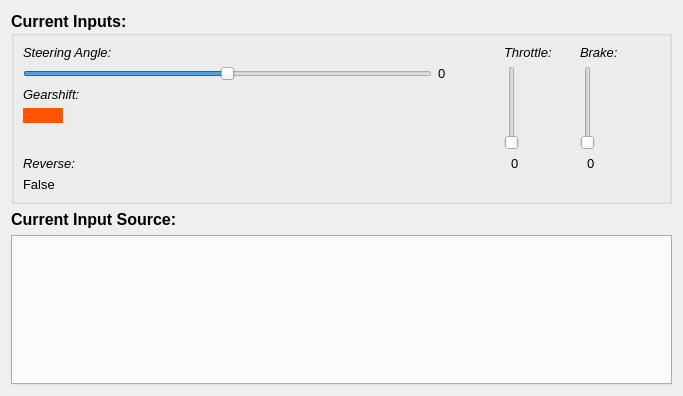
<?xml version="1.0" encoding="UTF-8"?>
<ui version="4.0">
 <class>Form</class>
 <widget class="QWidget" name="Form">
  <property name="geometry">
   <rect>
    <x>0</x>
    <y>0</y>
    <width>683</width>
    <height>396</height>
   </rect>
  </property>
  <property name="windowTitle">
   <string>Form</string>
  </property>
  <layout class="QGridLayout" name="gridLayout_2">
   <item row="0" column="0">
    <layout class="QGridLayout" name="gridLayout">
     <item row="11" column="1">
      <widget class="QLabel" name="lblSource">
       <property name="font">
        <font>
         <pointsize>12</pointsize>
         <weight>75</weight>
         <italic>true</italic>
         <bold>true</bold>
        </font>
       </property>
       <property name="styleSheet">
        <string notr="true">color: rgb(38, 255, 35);</string>
       </property>
       <property name="text">
        <string/>
       </property>
       <property name="alignment">
        <set>Qt::AlignCenter</set>
       </property>
      </widget>
     </item>
     <item row="12" column="0" colspan="3">
      <widget class="QTabWidget" name="tabInputs">
       <property name="styleSheet">
        <string notr="true"/>
       </property>
       <property name="currentIndex">
        <number>-1</number>
       </property>
      </widget>
     </item>
     <item row="11" column="0">
      <widget class="QLabel" name="lblSourcetitle">
       <property name="sizePolicy">
        <sizepolicy hsizetype="Fixed" vsizetype="Preferred">
         <horstretch>0</horstretch>
         <verstretch>0</verstretch>
        </sizepolicy>
       </property>
       <property name="font">
        <font>
         <pointsize>12</pointsize>
         <weight>75</weight>
         <bold>true</bold>
        </font>
       </property>
       <property name="text">
        <string>Current Input Source:</string>
       </property>
      </widget>
     </item>
     <item row="2" column="0" colspan="3">
      <widget class="QGroupBox" name="groupBox">
       <property name="sizePolicy">
        <sizepolicy hsizetype="Expanding" vsizetype="Preferred">
         <horstretch>0</horstretch>
         <verstretch>0</verstretch>
        </sizepolicy>
       </property>
       <property name="font">
        <font>
         <pointsize>12</pointsize>
         <weight>75</weight>
         <bold>true</bold>
        </font>
       </property>
       <property name="title">
        <string>Current Inputs:</string>
       </property>
       <property name="alignment">
        <set>Qt::AlignLeading|Qt::AlignLeft|Qt::AlignTop</set>
       </property>
       <layout class="QGridLayout" name="gridLayout_3">
        <item row="1" column="1">
         <widget class="QLabel" name="lblSteering">
          <property name="sizePolicy">
           <sizepolicy hsizetype="Fixed" vsizetype="Fixed">
            <horstretch>0</horstretch>
            <verstretch>0</verstretch>
           </sizepolicy>
          </property>
          <property name="minimumSize">
           <size>
            <width>60</width>
            <height>0</height>
           </size>
          </property>
          <property name="font">
           <font>
            <pointsize>10</pointsize>
            <weight>50</weight>
            <bold>false</bold>
           </font>
          </property>
          <property name="text">
           <string>0</string>
          </property>
          <property name="alignment">
           <set>Qt::AlignLeading|Qt::AlignLeft|Qt::AlignVCenter</set>
          </property>
         </widget>
        </item>
        <item row="1" column="2" rowspan="4">
         <widget class="QSlider" name="sliderThrottle">
          <property name="enabled">
           <bool>true</bool>
          </property>
          <property name="sizePolicy">
           <sizepolicy hsizetype="Fixed" vsizetype="Fixed">
            <horstretch>0</horstretch>
            <verstretch>0</verstretch>
           </sizepolicy>
          </property>
          <property name="minimum">
           <number>0</number>
          </property>
          <property name="maximum">
           <number>100</number>
          </property>
          <property name="value">
           <number>0</number>
          </property>
          <property name="sliderPosition">
           <number>0</number>
          </property>
          <property name="orientation">
           <enum>Qt::Vertical</enum>
          </property>
          <property name="invertedAppearance">
           <bool>false</bool>
          </property>
         </widget>
        </item>
        <item row="0" column="0">
         <widget class="QLabel" name="lblSteeringtitle">
          <property name="sizePolicy">
           <sizepolicy hsizetype="Fixed" vsizetype="Fixed">
            <horstretch>0</horstretch>
            <verstretch>0</verstretch>
           </sizepolicy>
          </property>
          <property name="font">
           <font>
            <pointsize>10</pointsize>
            <weight>50</weight>
            <italic>true</italic>
            <bold>false</bold>
           </font>
          </property>
          <property name="text">
           <string>Steering Angle:</string>
          </property>
         </widget>
        </item>
        <item row="1" column="3" rowspan="4">
         <widget class="QSlider" name="sliderBrake">
          <property name="enabled">
           <bool>true</bool>
          </property>
          <property name="sizePolicy">
           <sizepolicy hsizetype="Fixed" vsizetype="Fixed">
            <horstretch>0</horstretch>
            <verstretch>0</verstretch>
           </sizepolicy>
          </property>
          <property name="minimum">
           <number>0</number>
          </property>
          <property name="maximum">
           <number>100</number>
          </property>
          <property name="value">
           <number>0</number>
          </property>
          <property name="sliderPosition">
           <number>0</number>
          </property>
          <property name="tracking">
           <bool>false</bool>
          </property>
          <property name="orientation">
           <enum>Qt::Vertical</enum>
          </property>
         </widget>
        </item>
        <item row="5" column="2">
         <widget class="QLabel" name="lblThrottle">
          <property name="sizePolicy">
           <sizepolicy hsizetype="Fixed" vsizetype="Preferred">
            <horstretch>0</horstretch>
            <verstretch>0</verstretch>
           </sizepolicy>
          </property>
          <property name="minimumSize">
           <size>
            <width>60</width>
            <height>0</height>
           </size>
          </property>
          <property name="font">
           <font>
            <pointsize>10</pointsize>
            <weight>50</weight>
            <bold>false</bold>
           </font>
          </property>
          <property name="text">
           <string>  0</string>
          </property>
          <property name="alignment">
           <set>Qt::AlignLeading|Qt::AlignLeft|Qt::AlignVCenter</set>
          </property>
         </widget>
        </item>
        <item row="5" column="3">
         <widget class="QLabel" name="lblGear">
          <property name="sizePolicy">
           <sizepolicy hsizetype="Fixed" vsizetype="Preferred">
            <horstretch>0</horstretch>
            <verstretch>0</verstretch>
           </sizepolicy>
          </property>
          <property name="minimumSize">
           <size>
            <width>60</width>
            <height>0</height>
           </size>
          </property>
          <property name="font">
           <font>
            <pointsize>10</pointsize>
            <weight>50</weight>
            <bold>false</bold>
           </font>
          </property>
          <property name="text">
           <string>  0</string>
          </property>
          <property name="alignment">
           <set>Qt::AlignLeading|Qt::AlignLeft|Qt::AlignVCenter</set>
          </property>
         </widget>
        </item>
        <item row="0" column="3">
         <widget class="QLabel" name="lblBraketitle">
          <property name="sizePolicy">
           <sizepolicy hsizetype="Minimum" vsizetype="Preferred">
            <horstretch>0</horstretch>
            <verstretch>0</verstretch>
           </sizepolicy>
          </property>
          <property name="minimumSize">
           <size>
            <width>80</width>
            <height>0</height>
           </size>
          </property>
          <property name="font">
           <font>
            <pointsize>10</pointsize>
            <weight>50</weight>
            <italic>true</italic>
            <bold>false</bold>
           </font>
          </property>
          <property name="text">
           <string>Brake:</string>
          </property>
         </widget>
        </item>
        <item row="6" column="0">
         <widget class="QLabel" name="lblReverse">
          <property name="sizePolicy">
           <sizepolicy hsizetype="Fixed" vsizetype="Preferred">
            <horstretch>0</horstretch>
            <verstretch>0</verstretch>
           </sizepolicy>
          </property>
          <property name="minimumSize">
           <size>
            <width>60</width>
            <height>0</height>
           </size>
          </property>
          <property name="font">
           <font>
            <pointsize>10</pointsize>
            <weight>50</weight>
            <bold>false</bold>
           </font>
          </property>
          <property name="text">
           <string>False</string>
          </property>
          <property name="alignment">
           <set>Qt::AlignLeading|Qt::AlignLeft|Qt::AlignVCenter</set>
          </property>
         </widget>
        </item>
        <item row="2" column="0">
         <widget class="QLabel" name="lblGeartitle">
          <property name="sizePolicy">
           <sizepolicy hsizetype="Preferred" vsizetype="Fixed">
            <horstretch>0</horstretch>
            <verstretch>0</verstretch>
           </sizepolicy>
          </property>
          <property name="font">
           <font>
            <pointsize>10</pointsize>
            <weight>50</weight>
            <italic>true</italic>
            <bold>false</bold>
           </font>
          </property>
          <property name="text">
           <string>Gearshift:</string>
          </property>
         </widget>
        </item>
        <item row="0" column="2">
         <widget class="QLabel" name="lblThrottletitle">
          <property name="sizePolicy">
           <sizepolicy hsizetype="Minimum" vsizetype="Fixed">
            <horstretch>0</horstretch>
            <verstretch>0</verstretch>
           </sizepolicy>
          </property>
          <property name="minimumSize">
           <size>
            <width>70</width>
            <height>0</height>
           </size>
          </property>
          <property name="font">
           <font>
            <pointsize>10</pointsize>
            <weight>50</weight>
            <italic>true</italic>
            <bold>false</bold>
           </font>
          </property>
          <property name="text">
           <string>Throttle:</string>
          </property>
         </widget>
        </item>
        <item row="1" column="0">
         <widget class="QSlider" name="sliderSteering">
          <property name="enabled">
           <bool>true</bool>
          </property>
          <property name="sizePolicy">
           <sizepolicy hsizetype="MinimumExpanding" vsizetype="Fixed">
            <horstretch>0</horstretch>
            <verstretch>0</verstretch>
           </sizepolicy>
          </property>
          <property name="minimum">
           <number>-450</number>
          </property>
          <property name="maximum">
           <number>450</number>
          </property>
          <property name="orientation">
           <enum>Qt::Horizontal</enum>
          </property>
          <property name="invertedAppearance">
           <bool>false</bool>
          </property>
         </widget>
        </item>
        <item row="5" column="0">
         <widget class="QLabel" name="lblReversetitle">
          <property name="sizePolicy">
           <sizepolicy hsizetype="Fixed" vsizetype="Preferred">
            <horstretch>0</horstretch>
            <verstretch>0</verstretch>
           </sizepolicy>
          </property>
          <property name="font">
           <font>
            <pointsize>10</pointsize>
            <weight>50</weight>
            <italic>true</italic>
            <bold>false</bold>
           </font>
          </property>
          <property name="text">
           <string>Reverse:</string>
          </property>
         </widget>
        </item>
        <item row="3" column="0">
         <widget class="QLabel" name="label">
          <property name="sizePolicy">
           <sizepolicy hsizetype="Fixed" vsizetype="Fixed">
            <horstretch>0</horstretch>
            <verstretch>0</verstretch>
           </sizepolicy>
          </property>
          <property name="minimumSize">
           <size>
            <width>40</width>
            <height>0</height>
           </size>
          </property>
          <property name="font">
           <font>
            <pointsize>10</pointsize>
            <weight>50</weight>
            <bold>false</bold>
           </font>
          </property>
          <property name="styleSheet">
           <string notr="true">background-color: rgb(255, 85, 0);</string>
          </property>
          <property name="text">
           <string/>
          </property>
         </widget>
        </item>
       </layout>
      </widget>
     </item>
    </layout>
   </item>
  </layout>
 </widget>
 <resources/>
 <connections/>
</ui>
